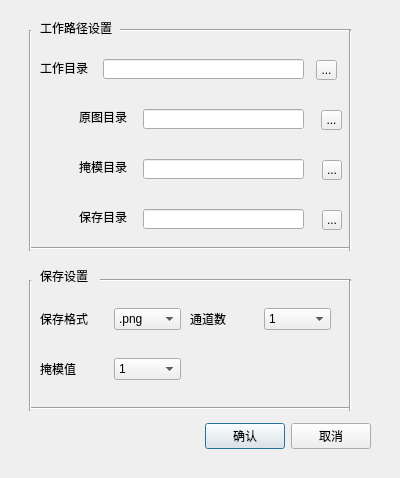
<?xml version="1.0" encoding="UTF-8"?>
<ui version="4.0">
 <class>Dialog</class>
 <widget class="QDialog" name="Dialog">
  <property name="geometry">
   <rect>
    <x>0</x>
    <y>0</y>
    <width>400</width>
    <height>478</height>
   </rect>
  </property>
  <property name="windowTitle">
   <string>Dialog</string>
  </property>
  <widget class="QWidget" name="layoutWidget">
   <property name="geometry">
    <rect>
     <x>20</x>
     <y>420</y>
     <width>351</width>
     <height>33</height>
    </rect>
   </property>
   <layout class="QHBoxLayout">
    <property name="spacing">
     <number>6</number>
    </property>
    <property name="leftMargin">
     <number>0</number>
    </property>
    <property name="topMargin">
     <number>0</number>
    </property>
    <property name="rightMargin">
     <number>0</number>
    </property>
    <property name="bottomMargin">
     <number>0</number>
    </property>
    <item>
     <spacer>
      <property name="orientation">
       <enum>Qt::Horizontal</enum>
      </property>
      <property name="sizeHint" stdset="0">
       <size>
        <width>131</width>
        <height>31</height>
       </size>
      </property>
     </spacer>
    </item>
    <item>
     <widget class="QPushButton" name="okButton">
      <property name="text">
       <string>确认</string>
      </property>
     </widget>
    </item>
    <item>
     <widget class="QPushButton" name="cancelButton">
      <property name="text">
       <string>取消</string>
      </property>
     </widget>
    </item>
   </layout>
  </widget>
  <widget class="QWidget" name="widget" native="true">
   <property name="geometry">
    <rect>
     <x>30</x>
     <y>40</y>
     <width>321</width>
     <height>201</height>
    </rect>
   </property>
   <widget class="QWidget" name="widget_2" native="true">
    <property name="geometry">
     <rect>
      <x>10</x>
      <y>10</y>
      <width>311</width>
      <height>38</height>
     </rect>
    </property>
    <widget class="QLabel" name="label">
     <property name="geometry">
      <rect>
       <x>0</x>
       <y>10</y>
       <width>48</width>
       <height>16</height>
      </rect>
     </property>
     <property name="text">
      <string>工作目录</string>
     </property>
    </widget>
    <widget class="QLineEdit" name="workDirEdit">
     <property name="geometry">
      <rect>
       <x>63</x>
       <y>9</y>
       <width>201</width>
       <height>20</height>
      </rect>
     </property>
    </widget>
    <widget class="QToolButton" name="selectWorkDir">
     <property name="geometry">
      <rect>
       <x>276</x>
       <y>10</y>
       <width>21</width>
       <height>20</height>
      </rect>
     </property>
     <property name="text">
      <string>...</string>
     </property>
    </widget>
   </widget>
   <widget class="QWidget" name="widget_3" native="true">
    <property name="geometry">
     <rect>
      <x>40</x>
      <y>60</y>
      <width>281</width>
      <height>38</height>
     </rect>
    </property>
    <widget class="QLabel" name="label_2">
     <property name="geometry">
      <rect>
       <x>9</x>
       <y>9</y>
       <width>48</width>
       <height>16</height>
      </rect>
     </property>
     <property name="text">
      <string>原图目录</string>
     </property>
    </widget>
    <widget class="QLineEdit" name="inputDirEdit">
     <property name="geometry">
      <rect>
       <x>73</x>
       <y>9</y>
       <width>161</width>
       <height>20</height>
      </rect>
     </property>
    </widget>
    <widget class="QToolButton" name="selectInputDir">
     <property name="geometry">
      <rect>
       <x>251</x>
       <y>10</y>
       <width>21</width>
       <height>20</height>
      </rect>
     </property>
     <property name="text">
      <string>...</string>
     </property>
    </widget>
   </widget>
   <widget class="QWidget" name="widget_4" native="true">
    <property name="geometry">
     <rect>
      <x>40</x>
      <y>110</y>
      <width>281</width>
      <height>38</height>
     </rect>
    </property>
    <widget class="QLabel" name="label_3">
     <property name="geometry">
      <rect>
       <x>9</x>
       <y>9</y>
       <width>48</width>
       <height>16</height>
      </rect>
     </property>
     <property name="text">
      <string>掩模目录</string>
     </property>
    </widget>
    <widget class="QLineEdit" name="maskDirEdit">
     <property name="geometry">
      <rect>
       <x>73</x>
       <y>9</y>
       <width>161</width>
       <height>20</height>
      </rect>
     </property>
    </widget>
    <widget class="QToolButton" name="toolButton_3">
     <property name="geometry">
      <rect>
       <x>252</x>
       <y>10</y>
       <width>20</width>
       <height>20</height>
      </rect>
     </property>
     <property name="text">
      <string>...</string>
     </property>
    </widget>
   </widget>
   <widget class="QWidget" name="widget_5" native="true">
    <property name="geometry">
     <rect>
      <x>40</x>
      <y>160</y>
      <width>281</width>
      <height>38</height>
     </rect>
    </property>
    <widget class="QLabel" name="label_4">
     <property name="geometry">
      <rect>
       <x>9</x>
       <y>9</y>
       <width>48</width>
       <height>16</height>
      </rect>
     </property>
     <property name="text">
      <string>保存目录</string>
     </property>
    </widget>
    <widget class="QLineEdit" name="saveDirEdit">
     <property name="geometry">
      <rect>
       <x>73</x>
       <y>9</y>
       <width>161</width>
       <height>20</height>
      </rect>
     </property>
    </widget>
    <widget class="QToolButton" name="selectSaveDir">
     <property name="geometry">
      <rect>
       <x>252</x>
       <y>10</y>
       <width>20</width>
       <height>20</height>
      </rect>
     </property>
     <property name="text">
      <string>...</string>
     </property>
    </widget>
   </widget>
  </widget>
  <widget class="QWidget" name="widget_6" native="true">
   <property name="geometry">
    <rect>
     <x>30</x>
     <y>290</y>
     <width>321</width>
     <height>111</height>
    </rect>
   </property>
   <widget class="QWidget" name="widget_7" native="true">
    <property name="geometry">
     <rect>
      <x>10</x>
      <y>10</y>
      <width>141</width>
      <height>38</height>
     </rect>
    </property>
    <layout class="QHBoxLayout" name="horizontalLayout">
     <item>
      <widget class="QLabel" name="label_5">
       <property name="text">
        <string>保存格式</string>
       </property>
      </widget>
     </item>
     <item>
      <widget class="QComboBox" name="imgFormat">
       <item>
        <property name="text">
         <string>.png</string>
        </property>
       </item>
       <item>
        <property name="text">
         <string>.jpg</string>
        </property>
       </item>
       <item>
        <property name="text">
         <string>.gif</string>
        </property>
       </item>
      </widget>
     </item>
    </layout>
   </widget>
   <widget class="QWidget" name="widget_8" native="true">
    <property name="geometry">
     <rect>
      <x>160</x>
      <y>10</y>
      <width>141</width>
      <height>38</height>
     </rect>
    </property>
    <layout class="QHBoxLayout" name="horizontalLayout_2">
     <item>
      <widget class="QLabel" name="label_6">
       <property name="text">
        <string>通道数</string>
       </property>
      </widget>
     </item>
     <item>
      <widget class="QComboBox" name="channelNum">
       <item>
        <property name="text">
         <string>1</string>
        </property>
       </item>
       <item>
        <property name="text">
         <string>3</string>
        </property>
       </item>
      </widget>
     </item>
    </layout>
   </widget>
   <widget class="QWidget" name="widget_9" native="true">
    <property name="geometry">
     <rect>
      <x>10</x>
      <y>60</y>
      <width>141</width>
      <height>38</height>
     </rect>
    </property>
    <layout class="QHBoxLayout" name="horizontalLayout_3">
     <item>
      <widget class="QLabel" name="label_7">
       <property name="text">
        <string>掩模值</string>
       </property>
      </widget>
     </item>
     <item>
      <widget class="QComboBox" name="maskFlag">
       <item>
        <property name="text">
         <string>1</string>
        </property>
       </item>
       <item>
        <property name="text">
         <string>0</string>
        </property>
       </item>
      </widget>
     </item>
    </layout>
   </widget>
  </widget>
  <widget class="QLabel" name="label_8">
   <property name="geometry">
    <rect>
     <x>40</x>
     <y>270</y>
     <width>54</width>
     <height>12</height>
    </rect>
   </property>
   <property name="text">
    <string>保存设置</string>
   </property>
  </widget>
  <widget class="QLabel" name="label_9">
   <property name="geometry">
    <rect>
     <x>40</x>
     <y>20</y>
     <width>101</width>
     <height>16</height>
    </rect>
   </property>
   <property name="text">
    <string>工作路径设置</string>
   </property>
  </widget>
  <widget class="Line" name="line_2">
   <property name="geometry">
    <rect>
     <x>120</x>
     <y>20</y>
     <width>231</width>
     <height>20</height>
    </rect>
   </property>
   <property name="orientation">
    <enum>Qt::Horizontal</enum>
   </property>
  </widget>
  <widget class="Line" name="line">
   <property name="geometry">
    <rect>
     <x>100</x>
     <y>270</y>
     <width>251</width>
     <height>20</height>
    </rect>
   </property>
   <property name="orientation">
    <enum>Qt::Horizontal</enum>
   </property>
  </widget>
  <widget class="Line" name="line_4">
   <property name="geometry">
    <rect>
     <x>30</x>
     <y>400</y>
     <width>321</width>
     <height>16</height>
    </rect>
   </property>
   <property name="orientation">
    <enum>Qt::Horizontal</enum>
   </property>
  </widget>
  <widget class="Line" name="line_3">
   <property name="geometry">
    <rect>
     <x>20</x>
     <y>280</y>
     <width>20</width>
     <height>131</height>
    </rect>
   </property>
   <property name="orientation">
    <enum>Qt::Vertical</enum>
   </property>
  </widget>
  <widget class="Line" name="line_5">
   <property name="geometry">
    <rect>
     <x>340</x>
     <y>280</y>
     <width>20</width>
     <height>131</height>
    </rect>
   </property>
   <property name="orientation">
    <enum>Qt::Vertical</enum>
   </property>
  </widget>
  <widget class="Line" name="line_6">
   <property name="geometry">
    <rect>
     <x>30</x>
     <y>240</y>
     <width>321</width>
     <height>16</height>
    </rect>
   </property>
   <property name="orientation">
    <enum>Qt::Horizontal</enum>
   </property>
  </widget>
  <widget class="Line" name="line_7">
   <property name="geometry">
    <rect>
     <x>340</x>
     <y>30</y>
     <width>20</width>
     <height>221</height>
    </rect>
   </property>
   <property name="orientation">
    <enum>Qt::Vertical</enum>
   </property>
  </widget>
  <widget class="Line" name="line_8">
   <property name="geometry">
    <rect>
     <x>20</x>
     <y>30</y>
     <width>20</width>
     <height>221</height>
    </rect>
   </property>
   <property name="orientation">
    <enum>Qt::Vertical</enum>
   </property>
  </widget>
 </widget>
 <resources/>
 <connections>
  <connection>
   <sender>okButton</sender>
   <signal>clicked()</signal>
   <receiver>Dialog</receiver>
   <slot>accept()</slot>
   <hints>
    <hint type="sourcelabel">
     <x>278</x>
     <y>253</y>
    </hint>
    <hint type="destinationlabel">
     <x>96</x>
     <y>254</y>
    </hint>
   </hints>
  </connection>
  <connection>
   <sender>cancelButton</sender>
   <signal>clicked()</signal>
   <receiver>Dialog</receiver>
   <slot>reject()</slot>
   <hints>
    <hint type="sourcelabel">
     <x>369</x>
     <y>253</y>
    </hint>
    <hint type="destinationlabel">
     <x>179</x>
     <y>282</y>
    </hint>
   </hints>
  </connection>
 </connections>
</ui>
